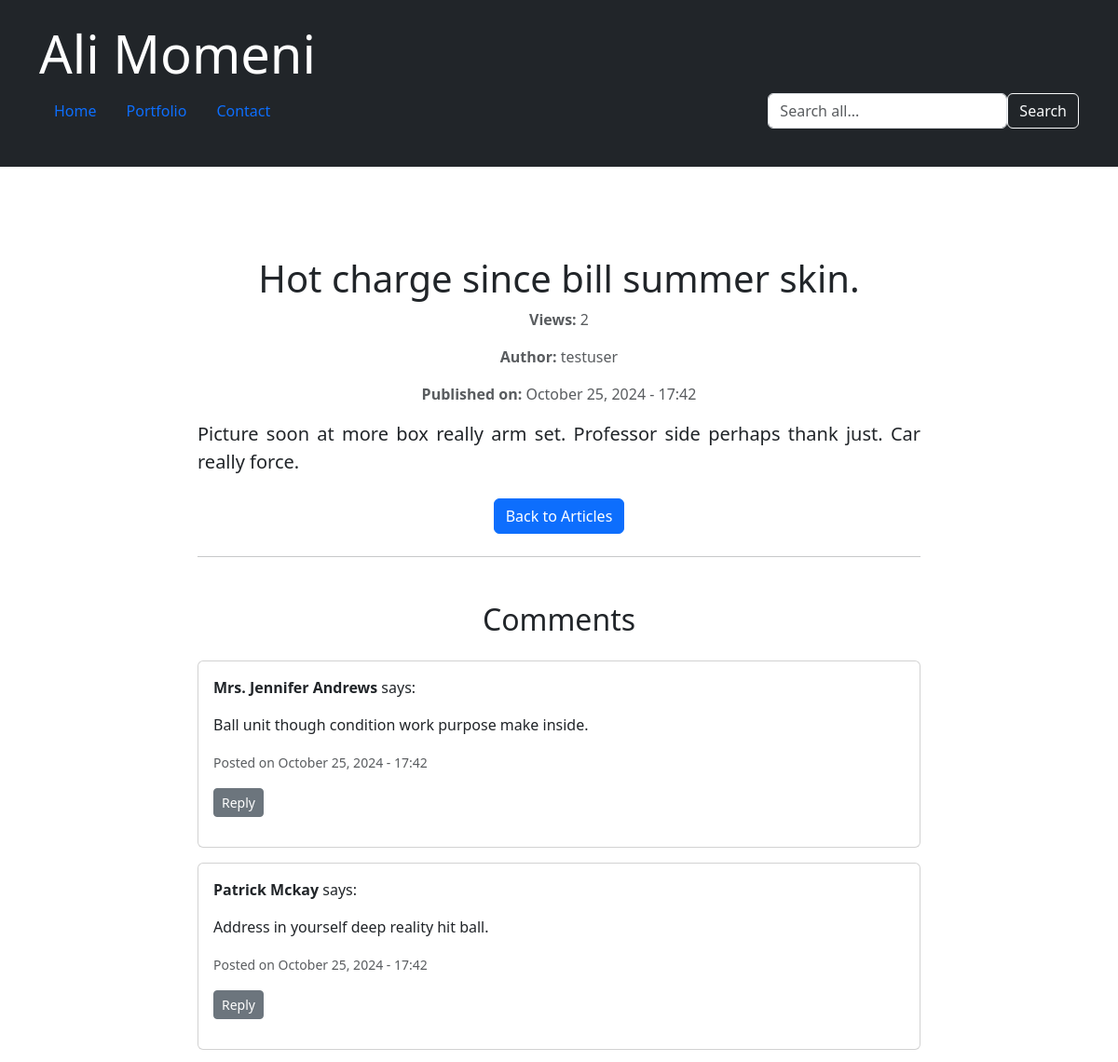
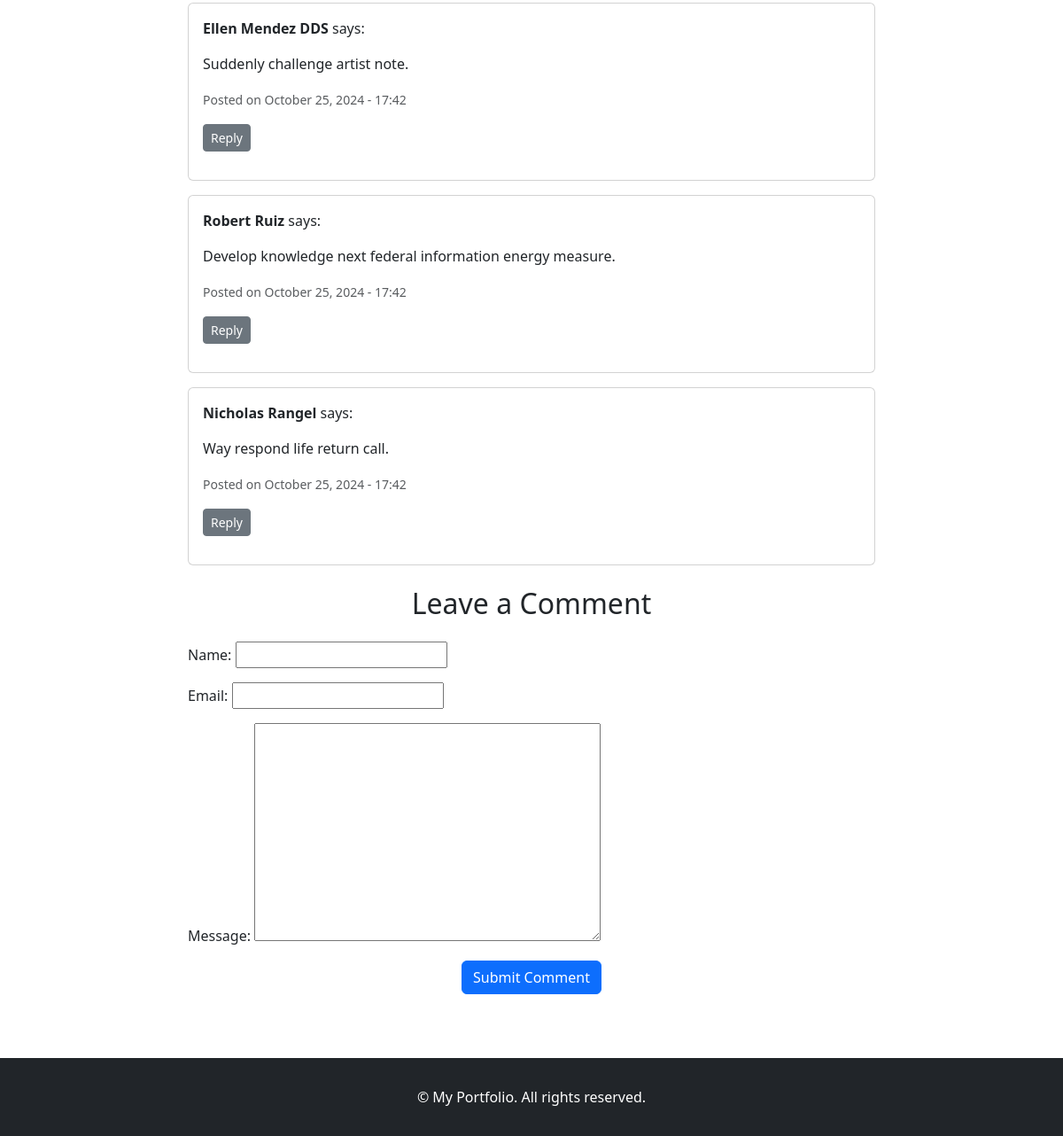
/blog/cold-course-sort/, run on the app's committed database (2 pictures, top to bottom).
### blog/models.py (models this page shows, shortened)
class Article(models.Model):
    STATUS_CHOICES = (
        ("d", "Draft"),
        ("p", "Published"),
        ("l", "Checking"),
        ("b", "Returned"),
    )
    title = models.CharField(max_length=200)
    content = RichTextField()  # Change to RichTextField
    author = models.ForeignKey(User, on_delete=models.CASCADE)  # Link to the User model
    jpublish = models.DateTimeField()
    is_special = models.BooleanField(default=False)
    status = models.CharField(max_length=1, choices=STATUS_CHOICES, verbose_name='Status')
    hits = models.ManyToManyField(IPAddress, through="ArticleHit", blank=True, related_name="hits", verbose_name="Hits")
    comments = GenericRelation(Comment)
    slug = models.SlugField(unique=True, blank=True, null=True)
    category = models.ForeignKey(Category, on_delete=models.SET_NULL, null=True, blank=True)
    image = models.ImageField(upload_to='articles/images/', null=True, blank=True)
    def hit_count(self):
        return self.hits.count()
    objects = ArticleManager()

class Comment(models.Model):
    article = models.ForeignKey('Article', on_delete=models.CASCADE, related_name='comments')
    parent = models.ForeignKey('self', null=True, blank=True, related_name='replies', on_delete=models.CASCADE)
    name = models.CharField(max_length=100)
    email = models.EmailField()
    message = models.TextField()
    created_at = models.DateTimeField(auto_now_add=True)

### blog/views.py (the view, shortened to what this page needs)
# urls.py: path('<slug:slug>/', ArticleDetailView.as_view(), name='article_detail'),  # Use slug
class ArticleDetailView(DetailView):
    model = Article
    template_name = 'blog/article_detail.html'
    context_object_name = 'article'
    def get_object(self):
        slug = self.kwargs.get('slug')
        return get_object_or_404(Article, slug=slug)
    def get_context_data(self, **kwargs):
        context = super().get_context_data(**kwargs)
        article = self.get_object()
        client_ip = get_client_ip(self.request)
        ip_address, created = IPAddress.objects.get_or_create(ip_address=client_ip)
        hit, hit_created = ArticleHit.objects.get_or_create(article=article, ip_address=ip_address)
        context['hit_count'] = article.hit_count()
        context['comments'] = article.comments.filter(parent=None)
        context['form'] = CommentForm()
        return context

### blog/forms.py
class CommentForm(forms.ModelForm):
    class Meta:
        model = Comment
        fields = ['name', 'email', 'message']

### blog/views.py (called while the page is built)
def get_client_ip(request):
    x_forwarded_for = request.META.get('HTTP_X_FORWARDED_FOR')
    if x_forwarded_for:
        ip = x_forwarded_for.split(',')[0]
    else:
        ip = request.META.get('REMOTE_ADDR')
    return ip

### main/context_processors.py (called while the page is built)
def social_media_links(request):
    social_medias = SocialMedia.objects.all()
    return {'social_medias': social_medias}

### blog/templates/blog/article_detail.html (shortened to what this page needs)
{% extends 'blog/base.html' %}
{% load custom_filters %}
{% block content %}
<div class="container container_con mt-5 text-left" style="max-width: 800px; margin: 0 auto;">
    <h1 class="text-center">{{ article.title }}</h1>
    <div class="article-detail">
        <div class="article-meta mb-3 text-center">
            <p class="text-muted"><strong>Views:</strong> {{ hit_count }}</p>
            <p class="text-muted"><strong>Author:</strong> {{ article.author.username }}</p>
            <p class="text-muted"><strong>Published on:</strong> {{ article.jpublish|date:"F j, Y - H:i" }}</p>
        </div>
        <div class="article-content mb-4">
            <p class="lead">{{ article.content|striptags }}</p>
        </div>
    </div>
    <div class="text-center">
        <a href="{% url 'blog:blog' %}" class="btn btn-primary">Back to Articles</a>
    </div>
<hr class="my-4">
<div class="comments-section mt-5">
    <h2 class="text-center mb-4">Comments</h2>
    <div id="comments" class="mb-4">
        {% for comment in comments %}
        <div class="comment card mb-3" id="comment-{{ comment.id }}">
            <div class="card-body">
                <p><strong>{{ comment.name }}</strong> says:</p>
                <p>{{ comment.message }}</p>
                <p class="text-muted"><small>Posted on {{ comment.created_at|date:"F j, Y - H:i" }}</small></p>
                <button class="btn btn-sm btn-secondary reply-button" data-comment-id="{{ comment.id }}">
                    Reply
                </button>
            </div>
        </div>
        {% endfor %}
    </div>
    <h2 class="text-center mb-4">Leave a Comment</h2>
    <form method="POST" action="{% url 'blog:article_detail' article.slug %}" class="mb-4">
        <div class="mb-3">
            {{ form.as_p }}
        </div>
        <div class="text-center">
            <button type="submit" class="btn btn-primary">Submit Comment</button>
        </div>
    </form>
</div>
</div>
{% endblock %}

### portfolio/templates/mainBase.html (style rules this page uses)
html, body { height: 100%; }
body { display: flex; flex-direction: column; text-align: justify; }

### data on the page
Article: title "Hot charge since bill summer skin.", author.username "testuser", jpublish "October 25, 2024 - 17:42", content "Picture soon at more box really arm set. Professor side perhaps thank just. Car really force."
Comment: name "Mrs. Jennifer Andrews", message "Ball unit though condition work purpose make inside.", created_at "October 25, 2024 - 17:42"
Comment: name "Patrick Mckay", message "Address in yourself deep reality hit ball.", created_at "October 25, 2024 - 17:42"
Comment: name "Ellen Mendez DDS", message "Suddenly challenge artist note.", created_at "October 25, 2024 - 17:42"
Comment: name "Robert Ruiz", message "Develop knowledge next federal information energy measure.", created_at "October 25, 2024 - 17:42"
Comment: name "Nicholas Rangel", message "Way respond life return call.", created_at "October 25, 2024 - 17:42"

### other printed values
{{ hit_count }} "2"
